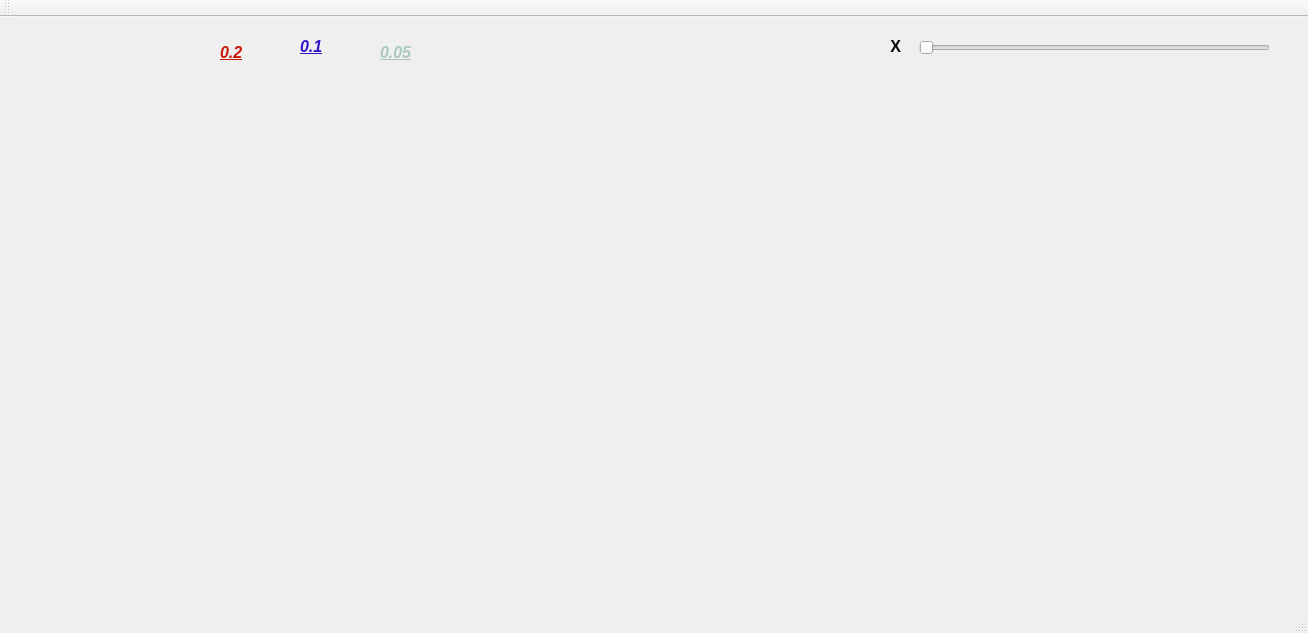
<?xml version="1.0" encoding="UTF-8"?>
<ui version="4.0">
 <class>MainWindow</class>
 <widget class="QMainWindow" name="MainWindow">
  <property name="geometry">
   <rect>
    <x>0</x>
    <y>0</y>
    <width>1308</width>
    <height>633</height>
   </rect>
  </property>
  <property name="windowTitle">
   <string>MainWindow</string>
  </property>
  <widget class="QWidget" name="centralWidget">
   <widget class="QCustomPlot" name="widget" native="true">
    <property name="geometry">
     <rect>
      <x>10</x>
      <y>60</y>
      <width>1291</width>
      <height>531</height>
     </rect>
    </property>
   </widget>
   <widget class="QSlider" name="horizontalSlider">
    <property name="geometry">
     <rect>
      <x>919</x>
      <y>20</y>
      <width>351</width>
      <height>22</height>
     </rect>
    </property>
    <property name="orientation">
     <enum>Qt::Horizontal</enum>
    </property>
   </widget>
   <widget class="QLabel" name="label">
    <property name="geometry">
     <rect>
      <x>880</x>
      <y>20</y>
      <width>21</width>
      <height>20</height>
     </rect>
    </property>
    <property name="text">
     <string>&lt;html&gt;&lt;head/&gt;&lt;body&gt;&lt;p align=&quot;right&quot;&gt;&lt;span style=&quot; font-size:12pt; font-weight:600; color:#090909;&quot;&gt;X&lt;/span&gt;&lt;/p&gt;&lt;/body&gt;&lt;/html&gt;</string>
    </property>
   </widget>
   <widget class="QLabel" name="label_2">
    <property name="geometry">
     <rect>
      <x>220</x>
      <y>20</y>
      <width>61</width>
      <height>31</height>
     </rect>
    </property>
    <property name="text">
     <string>&lt;html&gt;&lt;head/&gt;&lt;body&gt;&lt;p&gt;&lt;span style=&quot; font-size:12pt; font-weight:600; font-style:italic; text-decoration: underline; color:#c81909;&quot;&gt;0.2&lt;/span&gt;&lt;/p&gt;&lt;/body&gt;&lt;/html&gt;</string>
    </property>
   </widget>
   <widget class="QLabel" name="label_3">
    <property name="geometry">
     <rect>
      <x>300</x>
      <y>20</y>
      <width>61</width>
      <height>31</height>
     </rect>
    </property>
    <property name="text">
     <string>&lt;html&gt;&lt;head/&gt;&lt;body&gt;&lt;p&gt;&lt;span style=&quot; font-size:12pt; font-weight:600; font-style:italic; text-decoration: underline; color:#3016c8;&quot;&gt;0.1&lt;/span&gt;&lt;br/&gt;&lt;/p&gt;&lt;/body&gt;&lt;/html&gt;</string>
    </property>
   </widget>
   <widget class="QLabel" name="label_4">
    <property name="geometry">
     <rect>
      <x>380</x>
      <y>20</y>
      <width>61</width>
      <height>31</height>
     </rect>
    </property>
    <property name="text">
     <string>&lt;html&gt;&lt;head/&gt;&lt;body&gt;&lt;p&gt;&lt;span style=&quot; font-size:12pt; font-weight:600; font-style:italic; text-decoration: underline; color:#acc8bc;&quot;&gt;0.05&lt;/span&gt;&lt;/p&gt;&lt;/body&gt;&lt;/html&gt;</string>
    </property>
   </widget>
   <zorder>widget</zorder>
   <zorder>horizontalSlider</zorder>
   <zorder>label</zorder>
   <zorder>label_2</zorder>
   <zorder>label_3</zorder>
   <zorder>label_4</zorder>
   <zorder>label_4</zorder>
  </widget>
  <widget class="QMenuBar" name="menuBar">
   <property name="geometry">
    <rect>
     <x>0</x>
     <y>0</y>
     <width>1308</width>
     <height>26</height>
    </rect>
   </property>
  </widget>
  <widget class="QToolBar" name="mainToolBar">
   <attribute name="toolBarArea">
    <enum>TopToolBarArea</enum>
   </attribute>
   <attribute name="toolBarBreak">
    <bool>false</bool>
   </attribute>
  </widget>
  <widget class="QStatusBar" name="statusBar"/>
 </widget>
 <layoutdefault spacing="6" margin="11"/>
 <customwidgets>
  <customwidget>
   <class>QCustomPlot</class>
   <extends>QWidget</extends>
   <header>qcustomplot.h</header>
   <container>1</container>
  </customwidget>
 </customwidgets>
 <resources/>
 <connections/>
</ui>
